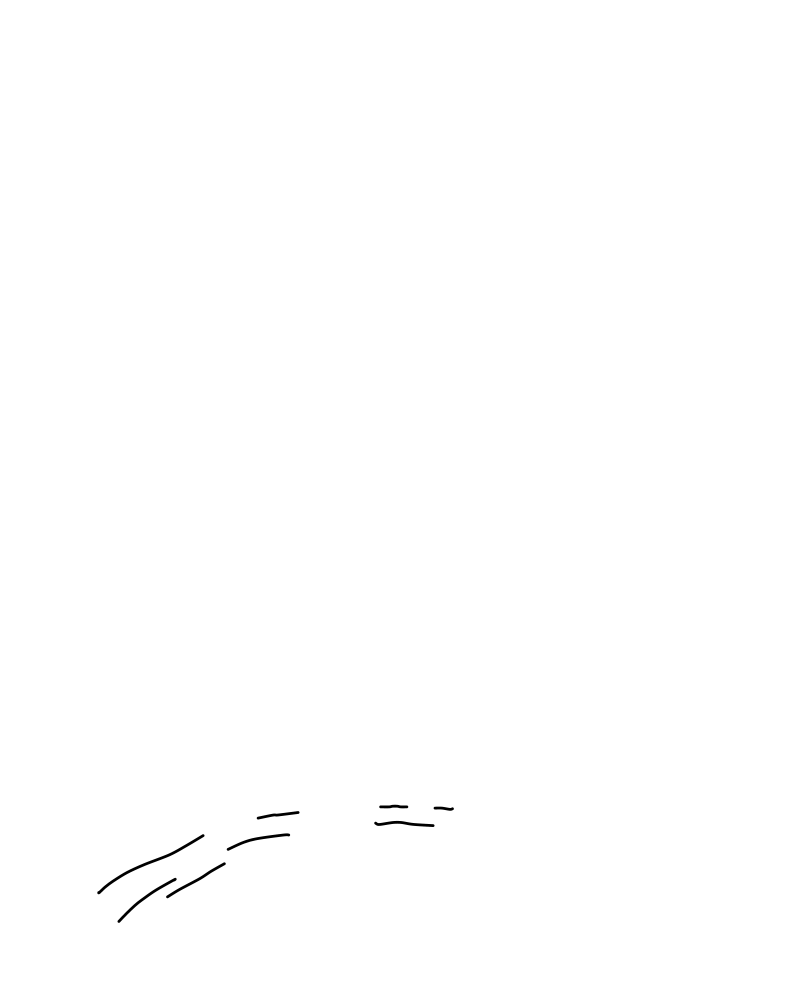
#> input picture tmp/owl-branch-cleanup/allowed-2pt.png, 2400 x 3000 px (shown at 1/3 size)
$ python verify.py
#> lines starting #> are read from the running program, lines starting #| are printed output that depends on the picture; after the words box and inside, x2 and y2 are one past the last pixel; in counts of white or black regions, pixels touching at a corner belong together
from pathlib import Path
import subprocess,json
from io import BytesIO
from PIL import Image,ImageChops
import numpy as np
from pypdf import PdfReader
ROOT=Path(__file__).resolve().parents[2];OUT=ROOT/'tmp/owl-branch-cleanup';A=ROOT/'Owl/info/assets'
git=['git','-c','safe.directory='+ROOT.as_posix()]
mask=np.asarray(Image.open(OUT/'allowed-2pt.png').getchannel('A'))>0
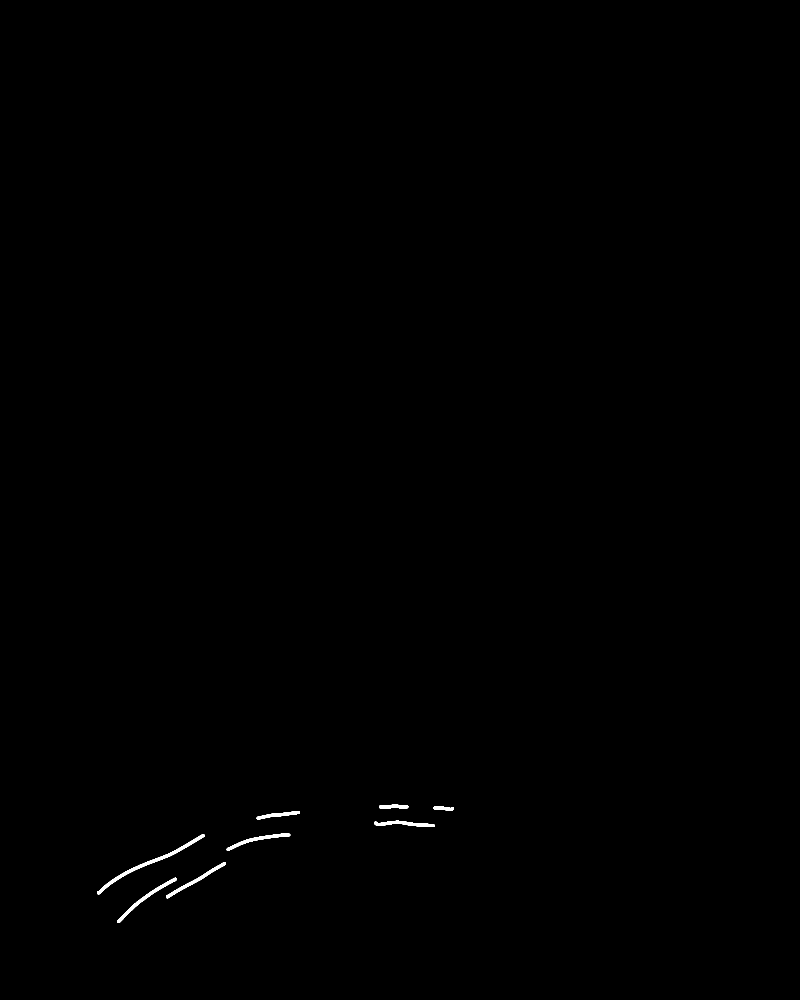
#> mask: shape (3000, 2400) bool (shown at 1/3 size); 0.19% white; 8 white regions, largest, box (x1, y1, x2, y2) and area: (292, 2502, 614, 2683) 3422, (352, 2633, 530, 2769) 2060, (498, 2587, 678, 2695) 1916
checks=[]
for name in [f'stage-{i:02}.png' for i in range(1,7)]+['reference-master.png']:
#> (the run stopped early here; a loop or call above may not have finished)
